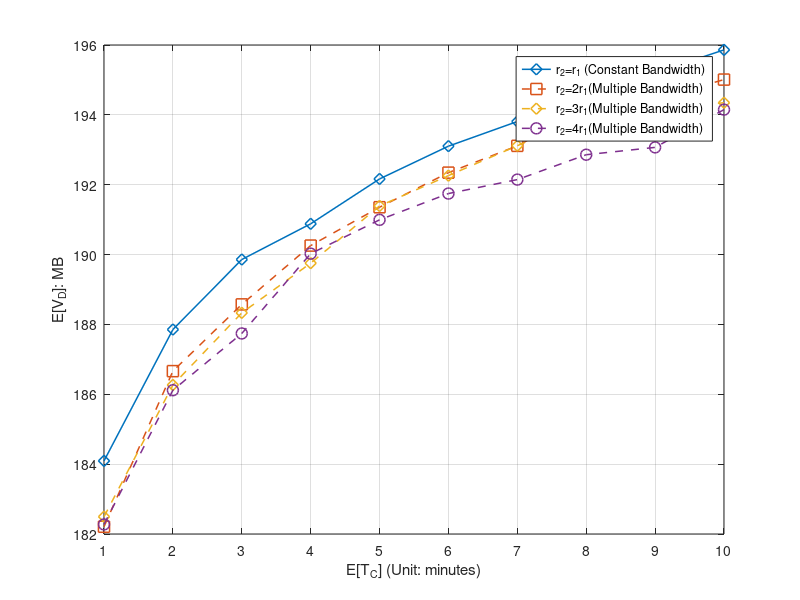

Reproduce this figure in MATLAB.
%% Minutes
x_label =[1 2 3 4 5 6 7 8 9 10]



%% for DeadlinMissRatio

%Miss ratio
%y_11 = [0.47408	0.44594	0.42782	0.42008	0.41148	0.40544	0.40196	0.39248	0.39162	0.38634]
%y_12 = [0.48556	0.45086	0.43552	0.42368	0.4164	0.40884	0.4063	0.39902	0.39902	0.39468]
%y_13 = [0.48376	0.45292	0.43654	0.42484	0.41798	0.41012	0.4038	0.39848	0.39684	0.39572]
%y_14 = [0.48616	0.45186	0.43808	0.42212	0.41522	0.4112	0.408	0.40342	0.4041	0.3957]

%E[V_O]
%y_11 = [40.712821	54.109515	61.081292	65.699485	68.99064	71.670627	73.882403	75.848724	77.494195	78.981168]
%y_12 = [38.038188	51.57039	58.769768	63.848651	67.00775	69.742128	71.889418	74.115621	75.628548	77.108442]
%y_13 = [37.033599	50.180428	57.839074	62.376278	66.182143	68.857994	71.270866	73.384955	74.796806	75.990011]
%y_14 = [35.997183	49.910164	56.792074	61.645643	65.546063	68.326991	70.395707	72.36688	73.886634	75.489181]

%E[V_D]
y_11 = [184.09298	187.853388	189.858453	190.880963	192.165485	193.103683	193.809623	195.073866	195.20564	195.860078]
y_12 = [182.208768	186.662724	188.573468	190.257562	191.355377	192.345603	193.112804	194.161902	194.440083	195.009804]
y_13 = [182.494546	186.266715	188.331157	189.753987	191.392075	192.260783	193.117012	193.947956	194.172744	194.346561]
y_14 = [182.27412	186.117465	187.74124	190.025955	190.994357	191.747147	192.146515	192.858739	193.068734	194.149267]


i = i+1;
figure(i)

plot(x_label,y_11,'-d', 'MarkerSize',8, 'LineWidth',1.1)
hold on
plot(x_label,y_12,'--s', 'MarkerSize',8, 'LineWidth',1.1)
hold on
plot(x_label,y_13,'--d', 'MarkerSize',8, 'LineWidth',1.1)
hold on
plot(x_label,y_14,'--o', 'MarkerSize',8, 'LineWidth',1.1)
hold on


%ylabel('P_{miss}')
%ylabel('E[V_0]: MB')
ylabel('E[V_D]: MB')
xlabel('E[T_C] (Unit: minutes)')


xticklabels({'1','2','3','4','5','6','7','8','9','10'});

												
xlim([1, 10]);

%xticklabels({'0',	'1',	'2',	'3',	'4','5',	'6',	'7',	'8',	'9',	'10',	'11',	'12',	'13',	'14',	'15',	'16',	'17'	,'18'	,'20'	,'21'	,'22',	'23',	'24',	'26'});
set(gca, 'XTick', x_label);
%set(gca,'xticklabel',num2str(get(gca,'XTick')','%.4f'))
%legend({'F=200','F=500','F=1000'},'NumColumns',1);
legend({'r_2=r_1 (Constant Bandwidth)','r_2=2r_1(Multiple Bandwidth)','r_2=3r_1(Multiple Bandwidth)','r_2=4r_1(Multiple Bandwidth)'},'NumColumns',1);

hold off;
grid on;